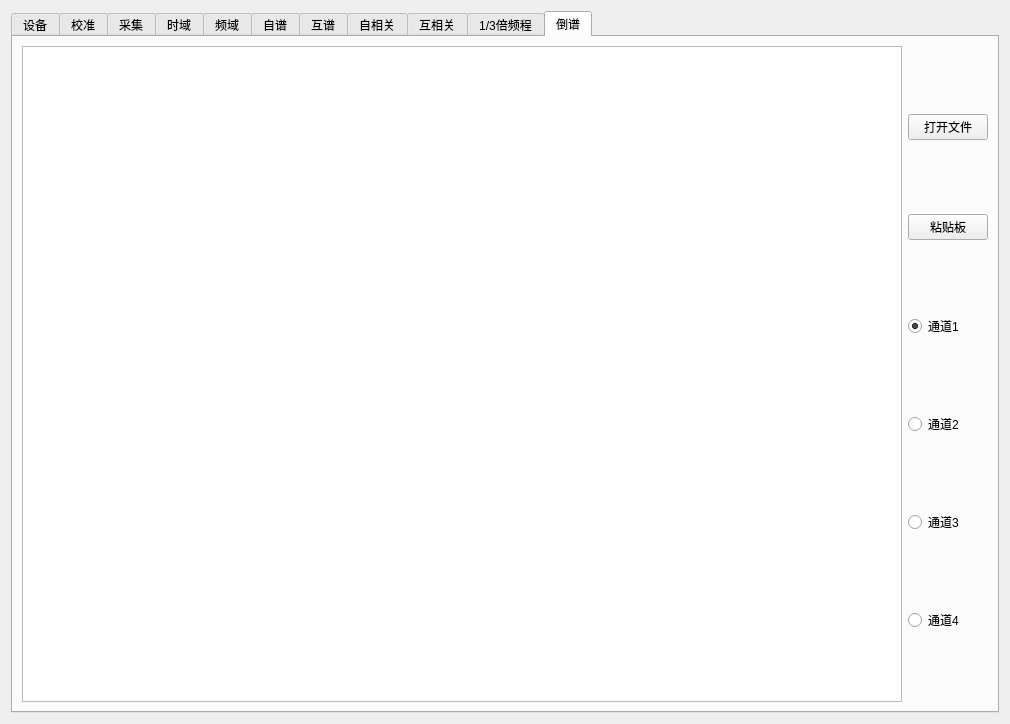
<?xml version="1.0" encoding="UTF-8"?>
<ui version="4.0">
 <class>SoundTest::WidgetSoundTest</class>
 <widget class="QWidget" name="SoundTest::WidgetSoundTest">
  <property name="geometry">
   <rect>
    <x>0</x>
    <y>0</y>
    <width>1010</width>
    <height>715</height>
   </rect>
  </property>
  <property name="windowTitle">
   <string>Toolbars</string>
  </property>
  <layout class="QVBoxLayout" name="verticalLayout_20">
   <item>
    <widget class="QTabWidget" name="tab_sound_test">
     <property name="currentIndex">
      <number>10</number>
     </property>
     <widget class="QWidget" name="tab_shebei">
      <attribute name="title">
       <string>设备</string>
      </attribute>
      <layout class="QHBoxLayout" name="horizontalLayout_3">
       <item>
        <layout class="QHBoxLayout" name="horizontalLayout_2">
         <item>
          <widget class="QTableView" name="tableViewShebei"/>
         </item>
         <item>
          <layout class="QVBoxLayout" name="verticalLayout">
           <item>
            <widget class="QPushButton" name="pushButtonShaomiao">
             <property name="text">
              <string>扫描设备</string>
             </property>
            </widget>
           </item>
           <item>
            <widget class="QPushButton" name="pushButtonSellect">
             <property name="text">
              <string>设为采集</string>
             </property>
            </widget>
           </item>
          </layout>
         </item>
        </layout>
       </item>
      </layout>
     </widget>
     <widget class="QWidget" name="tab_jiaozhun">
      <attribute name="title">
       <string>校准</string>
      </attribute>
      <layout class="QHBoxLayout" name="horizontalLayout_7">
       <item>
        <layout class="QHBoxLayout" name="horizontalLayout_6">
         <property name="leftMargin">
          <number>0</number>
         </property>
         <item>
          <layout class="QVBoxLayout" name="verticalLayout_5">
           <item>
            <widget class="QTableView" name="tableViewTongdao">
             <property name="maximumSize">
              <size>
               <width>16777215</width>
               <height>150</height>
              </size>
             </property>
            </widget>
           </item>
           <item>
            <widget class="QTextEdit" name="textEditCeliRes">
             <property name="maximumSize">
              <size>
               <width>16777215</width>
               <height>30</height>
              </size>
             </property>
            </widget>
           </item>
          </layout>
         </item>
         <item>
          <layout class="QVBoxLayout" name="verticalLayout_3">
           <property name="sizeConstraint">
            <enum>QLayout::SetMinimumSize</enum>
           </property>
           <property name="leftMargin">
            <number>20</number>
           </property>
           <property name="rightMargin">
            <number>0</number>
           </property>
           <item>
            <widget class="QRadioButton" name="radioButtonCelibration1">
             <property name="text">
              <string>通道1</string>
             </property>
             <property name="checked">
              <bool>true</bool>
             </property>
            </widget>
           </item>
           <item>
            <widget class="QRadioButton" name="radioButtonCelibration2">
             <property name="text">
              <string>通道2</string>
             </property>
            </widget>
           </item>
           <item>
            <widget class="QRadioButton" name="radioButtonCelibration3">
             <property name="text">
              <string>通道3</string>
             </property>
            </widget>
           </item>
           <item>
            <widget class="QRadioButton" name="radioButtonCelibration4">
             <property name="text">
              <string>通道4</string>
             </property>
            </widget>
           </item>
           <item>
            <widget class="QPushButton" name="pushButtonShowWave">
             <property name="text">
              <string>显示波形</string>
             </property>
            </widget>
           </item>
           <item>
            <widget class="QPushButton" name="pushButtonStartCelibration">
             <property name="text">
              <string>开始校准</string>
             </property>
            </widget>
           </item>
          </layout>
         </item>
        </layout>
       </item>
      </layout>
     </widget>
     <widget class="QWidget" name="tab_caiji">
      <attribute name="title">
       <string>采集</string>
      </attribute>
      <layout class="QHBoxLayout" name="horizontalLayout_5">
       <item>
        <layout class="QHBoxLayout" name="horizontalLayout_4">
         <item>
          <layout class="QGridLayout" name="gridLayout"/>
         </item>
         <item>
          <layout class="QVBoxLayout" name="verticalLayout_2">
           <item>
            <layout class="QVBoxLayout" name="verticalLayout_16">
             <item>
              <widget class="QLabel" name="label_3">
               <property name="maximumSize">
                <size>
                 <width>16777215</width>
                 <height>30</height>
                </size>
               </property>
               <property name="text">
                <string>采样频率(Hz)：</string>
               </property>
              </widget>
             </item>
             <item>
              <widget class="QComboBox" name="comboBoxFs">
               <property name="maximumSize">
                <size>
                 <width>16777215</width>
                 <height>25</height>
                </size>
               </property>
               <item>
                <property name="text">
                 <string>128k</string>
                </property>
               </item>
               <item>
                <property name="text">
                 <string>64k</string>
                </property>
               </item>
               <item>
                <property name="text">
                 <string>32k</string>
                </property>
               </item>
               <item>
                <property name="text">
                 <string>16k</string>
                </property>
               </item>
               <item>
                <property name="text">
                 <string>8k</string>
                </property>
               </item>
               <item>
                <property name="text">
                 <string>4k</string>
                </property>
               </item>
               <item>
                <property name="text">
                 <string>2k</string>
                </property>
               </item>
               <item>
                <property name="text">
                 <string>1k</string>
                </property>
               </item>
              </widget>
             </item>
            </layout>
           </item>
           <item>
            <layout class="QVBoxLayout" name="verticalLayout_14">
             <item>
              <widget class="QLabel" name="label">
               <property name="maximumSize">
                <size>
                 <width>16777215</width>
                 <height>30</height>
                </size>
               </property>
               <property name="text">
                <string>示波点数：</string>
               </property>
              </widget>
             </item>
             <item>
              <widget class="QComboBox" name="comboBoxShiboLength">
               <item>
                <property name="text">
                 <string>1024</string>
                </property>
               </item>
               <item>
                <property name="text">
                 <string>2048</string>
                </property>
               </item>
               <item>
                <property name="text">
                 <string>4096</string>
                </property>
               </item>
               <item>
                <property name="text">
                 <string>8192</string>
                </property>
               </item>
              </widget>
             </item>
             <item>
              <widget class="QPushButton" name="pushButtonShibo">
               <property name="text">
                <string>示波</string>
               </property>
              </widget>
             </item>
             <item>
              <widget class="QPushButton" name="pushButtonStopShibo">
               <property name="text">
                <string>停止示波</string>
               </property>
              </widget>
             </item>
            </layout>
           </item>
           <item>
            <layout class="QVBoxLayout" name="verticalLayout_15">
             <item>
              <widget class="QLabel" name="label_2">
               <property name="maximumSize">
                <size>
                 <width>16777215</width>
                 <height>30</height>
                </size>
               </property>
               <property name="text">
                <string>采样点数：</string>
               </property>
              </widget>
             </item>
             <item>
              <widget class="QComboBox" name="comboBoxCaiyangLength">
               <item>
                <property name="text">
                 <string>1024</string>
                </property>
               </item>
               <item>
                <property name="text">
                 <string>2048</string>
                </property>
               </item>
               <item>
                <property name="text">
                 <string>4096</string>
                </property>
               </item>
               <item>
                <property name="text">
                 <string>8192</string>
                </property>
               </item>
               <item>
                <property name="text">
                 <string>2min</string>
                </property>
               </item>
               <item>
                <property name="text">
                 <string>10min</string>
                </property>
               </item>
              </widget>
             </item>
             <item>
              <widget class="QPushButton" name="pushButtonCaiyang">
               <property name="text">
                <string>采样</string>
               </property>
              </widget>
             </item>
            </layout>
           </item>
           <item>
            <layout class="QVBoxLayout" name="verticalLayout_21">
             <property name="topMargin">
              <number>0</number>
             </property>
             <item>
              <widget class="QLabel" name="label_4">
               <property name="maximumSize">
                <size>
                 <width>16777215</width>
                 <height>30</height>
                </size>
               </property>
               <property name="text">
                <string>通道1:</string>
               </property>
              </widget>
             </item>
             <item>
              <widget class="QRadioButton" name="radioButtonAC1">
               <property name="text">
                <string>AC</string>
               </property>
              </widget>
             </item>
             <item>
              <widget class="QRadioButton" name="radioButtonDC1">
               <property name="text">
                <string>DC</string>
               </property>
              </widget>
             </item>
             <item>
              <widget class="QRadioButton" name="radioButtonIepe1">
               <property name="text">
                <string>IEPE AC</string>
               </property>
               <property name="checked">
                <bool>true</bool>
               </property>
              </widget>
             </item>
            </layout>
           </item>
           <item>
            <layout class="QVBoxLayout" name="verticalLayout_18">
             <property name="topMargin">
              <number>0</number>
             </property>
             <item>
              <widget class="QLabel" name="label_7">
               <property name="maximumSize">
                <size>
                 <width>16777215</width>
                 <height>30</height>
                </size>
               </property>
               <property name="text">
                <string>通道2:</string>
               </property>
              </widget>
             </item>
             <item>
              <widget class="QRadioButton" name="radioButtonAC2">
               <property name="text">
                <string>AC</string>
               </property>
              </widget>
             </item>
             <item>
              <widget class="QRadioButton" name="radioButtonDC2">
               <property name="text">
                <string>DC</string>
               </property>
              </widget>
             </item>
             <item>
              <widget class="QRadioButton" name="radioButtonIepe2">
               <property name="text">
                <string>IEPE AC</string>
               </property>
               <property name="checked">
                <bool>true</bool>
               </property>
              </widget>
             </item>
            </layout>
           </item>
           <item>
            <layout class="QVBoxLayout" name="verticalLayout_19">
             <item>
              <widget class="QLabel" name="label_6">
               <property name="maximumSize">
                <size>
                 <width>16777215</width>
                 <height>30</height>
                </size>
               </property>
               <property name="text">
                <string>通道3:</string>
               </property>
              </widget>
             </item>
             <item>
              <widget class="QRadioButton" name="radioButtonAC3">
               <property name="text">
                <string>AC</string>
               </property>
              </widget>
             </item>
             <item>
              <widget class="QRadioButton" name="radioButtonDC3">
               <property name="text">
                <string>DC</string>
               </property>
              </widget>
             </item>
             <item>
              <widget class="QRadioButton" name="radioButtonIepe3">
               <property name="text">
                <string>IEPE AC</string>
               </property>
               <property name="checked">
                <bool>true</bool>
               </property>
              </widget>
             </item>
            </layout>
           </item>
           <item>
            <layout class="QVBoxLayout" name="verticalLayout_17">
             <item>
              <widget class="QLabel" name="label_5">
               <property name="maximumSize">
                <size>
                 <width>16777215</width>
                 <height>30</height>
                </size>
               </property>
               <property name="text">
                <string>通道4:</string>
               </property>
              </widget>
             </item>
             <item>
              <widget class="QRadioButton" name="radioButtonAC4">
               <property name="text">
                <string>AC</string>
               </property>
              </widget>
             </item>
             <item>
              <widget class="QRadioButton" name="radioButtonDC4">
               <property name="text">
                <string>DC</string>
               </property>
              </widget>
             </item>
             <item>
              <widget class="QRadioButton" name="radioButtonIepe4">
               <property name="text">
                <string>IEPE AC</string>
               </property>
               <property name="checked">
                <bool>true</bool>
               </property>
              </widget>
             </item>
            </layout>
           </item>
          </layout>
         </item>
        </layout>
       </item>
      </layout>
     </widget>
     <widget class="QWidget" name="tab_shiyu">
      <attribute name="title">
       <string>时域</string>
      </attribute>
      <layout class="QHBoxLayout" name="horizontalLayout_9">
       <item>
        <layout class="QGridLayout" name="gridLayout_2">
         <property name="rightMargin">
          <number>0</number>
         </property>
         <item row="2" column="0">
          <widget class="QSlider" name="horizontalSliderTime">
           <property name="orientation">
            <enum>Qt::Horizontal</enum>
           </property>
          </widget>
         </item>
         <item row="0" column="0">
          <layout class="QHBoxLayout" name="horizontalLayout_17">
           <property name="topMargin">
            <number>0</number>
           </property>
           <property name="rightMargin">
            <number>0</number>
           </property>
           <item>
            <layout class="QHBoxLayout" name="horizontalLayout_18">
             <property name="rightMargin">
              <number>0</number>
             </property>
             <item>
              <layout class="QHBoxLayout" name="horizontalLayout_20">
               <item>
                <widget class="QLabel" name="label_8">
                 <property name="sizePolicy">
                  <sizepolicy hsizetype="Minimum" vsizetype="Preferred">
                   <horstretch>0</horstretch>
                   <verstretch>0</verstretch>
                  </sizepolicy>
                 </property>
                 <property name="maximumSize">
                  <size>
                   <width>60</width>
                   <height>16777215</height>
                  </size>
                 </property>
                 <property name="text">
                  <string>存入点数：</string>
                 </property>
                </widget>
               </item>
               <item>
                <widget class="QComboBox" name="comboBoxPoints">
                 <property name="sizePolicy">
                  <sizepolicy hsizetype="Maximum" vsizetype="Fixed">
                   <horstretch>0</horstretch>
                   <verstretch>0</verstretch>
                  </sizepolicy>
                 </property>
                 <item>
                  <property name="text">
                   <string>1024</string>
                  </property>
                 </item>
                 <item>
                  <property name="text">
                   <string>2048</string>
                  </property>
                 </item>
                 <item>
                  <property name="text">
                   <string>4096</string>
                  </property>
                 </item>
                 <item>
                  <property name="text">
                   <string>8192</string>
                  </property>
                 </item>
                </widget>
               </item>
              </layout>
             </item>
             <item>
              <layout class="QHBoxLayout" name="horizontalLayout_22">
               <item>
                <widget class="QLabel" name="label_10">
                 <property name="maximumSize">
                  <size>
                   <width>70</width>
                   <height>16777215</height>
                  </size>
                 </property>
                 <property name="text">
                  <string>开始时间(s):</string>
                 </property>
                </widget>
               </item>
               <item>
                <widget class="QLineEdit" name="lineEditStartTime">
                 <property name="maximumSize">
                  <size>
                   <width>100</width>
                   <height>16777215</height>
                  </size>
                 </property>
                </widget>
               </item>
              </layout>
             </item>
             <item>
              <widget class="QToolButton" name="toolButtonSaveToZhantieban">
               <property name="text">
                <string>存入粘贴板</string>
               </property>
              </widget>
             </item>
            </layout>
           </item>
           <item>
            <layout class="QHBoxLayout" name="horizontalLayout_19">
             <property name="leftMargin">
              <number>0</number>
             </property>
             <item>
              <widget class="QLabel" name="label_9">
               <property name="maximumSize">
                <size>
                 <width>70</width>
                 <height>16777215</height>
                </size>
               </property>
               <property name="text">
                <string>滑块宽度：</string>
               </property>
              </widget>
             </item>
             <item>
              <widget class="QComboBox" name="comboBoxPointsForSlider">
               <property name="sizePolicy">
                <sizepolicy hsizetype="Maximum" vsizetype="Fixed">
                 <horstretch>0</horstretch>
                 <verstretch>0</verstretch>
                </sizepolicy>
               </property>
               <item>
                <property name="text">
                 <string>1024</string>
                </property>
               </item>
               <item>
                <property name="text">
                 <string>2048</string>
                </property>
               </item>
               <item>
                <property name="text">
                 <string>4096</string>
                </property>
               </item>
               <item>
                <property name="text">
                 <string>8192</string>
                </property>
               </item>
              </widget>
             </item>
            </layout>
           </item>
          </layout>
         </item>
         <item row="3" column="0">
          <widget class="QTextEdit" name="textEditTimeAnalysis"/>
         </item>
        </layout>
       </item>
       <item>
        <layout class="QHBoxLayout" name="horizontalLayout_8">
         <item>
          <layout class="QVBoxLayout" name="verticalLayout_4">
           <property name="rightMargin">
            <number>0</number>
           </property>
           <item>
            <widget class="QPushButton" name="pushButtonOpenTimeFile">
             <property name="text">
              <string>打开文件</string>
             </property>
            </widget>
           </item>
           <item>
            <widget class="QPushButton" name="pushButtonZhantiebanTime">
             <property name="text">
              <string>粘贴板</string>
             </property>
            </widget>
           </item>
           <item>
            <widget class="QPushButton" name="pushButtonDaochu">
             <property name="text">
              <string>导出</string>
             </property>
            </widget>
           </item>
           <item>
            <widget class="QRadioButton" name="radioButtonTimeChannel1">
             <property name="text">
              <string>通道1</string>
             </property>
             <property name="checked">
              <bool>true</bool>
             </property>
            </widget>
           </item>
           <item>
            <widget class="QRadioButton" name="radioButtonTimeChannel2">
             <property name="text">
              <string>通道2</string>
             </property>
            </widget>
           </item>
           <item>
            <widget class="QRadioButton" name="radioButtonTimeChannel3">
             <property name="text">
              <string>通道3</string>
             </property>
            </widget>
           </item>
           <item>
            <widget class="QRadioButton" name="radioButtonTimeChannel4">
             <property name="text">
              <string>通道4</string>
             </property>
            </widget>
           </item>
          </layout>
         </item>
        </layout>
       </item>
      </layout>
     </widget>
     <widget class="QWidget" name="tab_pinyu">
      <attribute name="title">
       <string>频域</string>
      </attribute>
      <layout class="QHBoxLayout" name="horizontalLayout_11">
       <item>
        <layout class="QGridLayout" name="gridLayout_3">
         <item row="0" column="0">
          <widget class="QTextEdit" name="textEditFreqAnalysis"/>
         </item>
        </layout>
       </item>
       <item>
        <layout class="QVBoxLayout" name="verticalLayout_6">
         <property name="rightMargin">
          <number>0</number>
         </property>
         <item>
          <widget class="QPushButton" name="pushButtonOpenFreqFile">
           <property name="text">
            <string>打开文件</string>
           </property>
          </widget>
         </item>
         <item>
          <widget class="QPushButton" name="pushButtonZhantiebanFreq">
           <property name="text">
            <string>粘贴板</string>
           </property>
          </widget>
         </item>
         <item>
          <widget class="QRadioButton" name="radioButtonFreqChannel1">
           <property name="text">
            <string>通道1</string>
           </property>
           <property name="checked">
            <bool>true</bool>
           </property>
          </widget>
         </item>
         <item>
          <widget class="QRadioButton" name="radioButtonFreqChannel2">
           <property name="text">
            <string>通道2</string>
           </property>
          </widget>
         </item>
         <item>
          <widget class="QRadioButton" name="radioButtonFreqChannel3">
           <property name="text">
            <string>通道3</string>
           </property>
          </widget>
         </item>
         <item>
          <widget class="QRadioButton" name="radioButtonFreqChannel4">
           <property name="text">
            <string>通道4</string>
           </property>
          </widget>
         </item>
         <item>
          <widget class="QComboBox" name="comboBoxWindow">
           <item>
            <property name="text">
             <string>无</string>
            </property>
           </item>
           <item>
            <property name="text">
             <string>汉宁窗</string>
            </property>
           </item>
           <item>
            <property name="text">
             <string>矩形窗</string>
            </property>
           </item>
           <item>
            <property name="text">
             <string>海明窗</string>
            </property>
           </item>
          </widget>
         </item>
        </layout>
       </item>
      </layout>
     </widget>
     <widget class="QWidget" name="tab_zipu">
      <attribute name="title">
       <string>自谱</string>
      </attribute>
      <layout class="QHBoxLayout" name="horizontalLayout_10">
       <item>
        <layout class="QGridLayout" name="gridLayout_4">
         <item row="0" column="0">
          <widget class="QTextEdit" name="textEdit"/>
         </item>
        </layout>
       </item>
       <item>
        <layout class="QVBoxLayout" name="verticalLayout_7">
         <property name="rightMargin">
          <number>0</number>
         </property>
         <item>
          <widget class="QPushButton" name="pushButtonOpenPsdFile">
           <property name="text">
            <string>打开文件</string>
           </property>
          </widget>
         </item>
         <item>
          <widget class="QPushButton" name="pushButtonZhantiebanPsd">
           <property name="text">
            <string>粘贴板</string>
           </property>
          </widget>
         </item>
         <item>
          <widget class="QRadioButton" name="radioButtonPsdChannel1">
           <property name="text">
            <string>通道1</string>
           </property>
           <property name="checked">
            <bool>true</bool>
           </property>
          </widget>
         </item>
         <item>
          <widget class="QRadioButton" name="radioButtonPsdChannel2">
           <property name="text">
            <string>通道2</string>
           </property>
          </widget>
         </item>
         <item>
          <widget class="QRadioButton" name="radioButtonPsdChannel3">
           <property name="text">
            <string>通道3</string>
           </property>
          </widget>
         </item>
         <item>
          <widget class="QRadioButton" name="radioButtonPsdChannel4">
           <property name="text">
            <string>通道4</string>
           </property>
          </widget>
         </item>
        </layout>
       </item>
      </layout>
     </widget>
     <widget class="QWidget" name="tab_hupu">
      <attribute name="title">
       <string>互谱</string>
      </attribute>
      <layout class="QHBoxLayout" name="horizontalLayout_12">
       <item>
        <layout class="QGridLayout" name="gridLayout_5">
         <item row="0" column="0">
          <widget class="QTextEdit" name="textEdit_2"/>
         </item>
        </layout>
       </item>
       <item>
        <layout class="QVBoxLayout" name="verticalLayout_8">
         <property name="rightMargin">
          <number>0</number>
         </property>
         <item>
          <widget class="QPushButton" name="pushButtonOpenCpsdFile">
           <property name="text">
            <string>打开文件</string>
           </property>
          </widget>
         </item>
         <item>
          <widget class="QPushButton" name="pushButtonZhantiebanCpsd">
           <property name="text">
            <string>粘贴板</string>
           </property>
          </widget>
         </item>
         <item>
          <widget class="QPushButton" name="pushButtonCpsdAnalysis">
           <property name="text">
            <string>分析</string>
           </property>
          </widget>
         </item>
         <item>
          <widget class="QCheckBox" name="checkBoxCpsdChannel1">
           <property name="text">
            <string>通道1</string>
           </property>
          </widget>
         </item>
         <item>
          <widget class="QCheckBox" name="checkBoxCpsdChannel2">
           <property name="text">
            <string>通道2</string>
           </property>
          </widget>
         </item>
         <item>
          <widget class="QCheckBox" name="checkBoxCpsdChannel3">
           <property name="text">
            <string>通道3</string>
           </property>
          </widget>
         </item>
         <item>
          <widget class="QCheckBox" name="checkBoxCpsdChannel4">
           <property name="text">
            <string>通道4</string>
           </property>
          </widget>
         </item>
        </layout>
       </item>
      </layout>
     </widget>
     <widget class="QWidget" name="tab_xiangguanxing">
      <attribute name="title">
       <string>自相关</string>
      </attribute>
      <layout class="QHBoxLayout" name="horizontalLayout_13">
       <item>
        <layout class="QGridLayout" name="gridLayout_6">
         <item row="0" column="0">
          <widget class="QTextEdit" name="textEdit_3"/>
         </item>
        </layout>
       </item>
       <item>
        <layout class="QVBoxLayout" name="verticalLayout_9">
         <property name="rightMargin">
          <number>0</number>
         </property>
         <item>
          <widget class="QPushButton" name="pushButtonOpenCorrFile">
           <property name="text">
            <string>打开文件</string>
           </property>
          </widget>
         </item>
         <item>
          <widget class="QPushButton" name="pushButtonZhantiebanCorr">
           <property name="text">
            <string>粘贴板</string>
           </property>
          </widget>
         </item>
         <item>
          <widget class="QRadioButton" name="radioButtonCorrChannel1">
           <property name="text">
            <string>通道1</string>
           </property>
           <property name="checked">
            <bool>true</bool>
           </property>
          </widget>
         </item>
         <item>
          <widget class="QRadioButton" name="radioButtonCorrChannel2">
           <property name="text">
            <string>通道2</string>
           </property>
          </widget>
         </item>
         <item>
          <widget class="QRadioButton" name="radioButtonCorrChannel3">
           <property name="text">
            <string>通道3</string>
           </property>
          </widget>
         </item>
         <item>
          <widget class="QRadioButton" name="radioButtonCorrChannel4">
           <property name="text">
            <string>通道4</string>
           </property>
          </widget>
         </item>
        </layout>
       </item>
      </layout>
     </widget>
     <widget class="QWidget" name="tab_huxiangguan">
      <attribute name="title">
       <string>互相关</string>
      </attribute>
      <layout class="QHBoxLayout" name="horizontalLayout_16">
       <item>
        <layout class="QVBoxLayout" name="verticalLayout_12">
         <item>
          <widget class="QTextEdit" name="textEdit_5"/>
         </item>
        </layout>
       </item>
       <item>
        <layout class="QVBoxLayout" name="verticalLayout_13">
         <property name="rightMargin">
          <number>20</number>
         </property>
         <item>
          <widget class="QPushButton" name="pushButtonOpenXcorrFile">
           <property name="text">
            <string>打开文件</string>
           </property>
          </widget>
         </item>
         <item>
          <widget class="QPushButton" name="pushButtonZhantiebanXcorr">
           <property name="text">
            <string>粘贴板</string>
           </property>
          </widget>
         </item>
         <item>
          <widget class="QPushButton" name="pushButtonXcorrAnalysis">
           <property name="text">
            <string>分析</string>
           </property>
          </widget>
         </item>
         <item>
          <widget class="QCheckBox" name="checkBoxXcorrChannel1">
           <property name="text">
            <string>通道1</string>
           </property>
          </widget>
         </item>
         <item>
          <widget class="QCheckBox" name="checkBoxXcorrChannel2">
           <property name="text">
            <string>通道2</string>
           </property>
          </widget>
         </item>
         <item>
          <widget class="QCheckBox" name="checkBoxXcorrChannel3">
           <property name="text">
            <string>通道3</string>
           </property>
          </widget>
         </item>
         <item>
          <widget class="QCheckBox" name="checkBoxXcorrChannel4">
           <property name="text">
            <string>通道4</string>
           </property>
          </widget>
         </item>
        </layout>
       </item>
      </layout>
     </widget>
     <widget class="QWidget" name="tab_beipincheng">
      <attribute name="title">
       <string>1/3倍频程</string>
      </attribute>
      <layout class="QHBoxLayout" name="horizontalLayout_14">
       <item>
        <layout class="QGridLayout" name="gridLayout_7">
         <item row="0" column="0">
          <widget class="QTextEdit" name="textEditOneThirdAnalysis"/>
         </item>
        </layout>
       </item>
       <item>
        <layout class="QVBoxLayout" name="verticalLayout_10">
         <property name="rightMargin">
          <number>0</number>
         </property>
         <item>
          <widget class="QPushButton" name="pushButtonOpenOneThirdFile">
           <property name="text">
            <string>打开文件</string>
           </property>
          </widget>
         </item>
         <item>
          <widget class="QPushButton" name="pushButtonZhantiebanOnethird">
           <property name="text">
            <string>粘贴板</string>
           </property>
          </widget>
         </item>
         <item>
          <widget class="QRadioButton" name="radioButtonOneThirdChannel1">
           <property name="text">
            <string>通道1</string>
           </property>
           <property name="checked">
            <bool>true</bool>
           </property>
          </widget>
         </item>
         <item>
          <widget class="QRadioButton" name="radioButtonOneThirdChannel2">
           <property name="text">
            <string>通道2</string>
           </property>
          </widget>
         </item>
         <item>
          <widget class="QRadioButton" name="radioButtonOneThirdChannel3">
           <property name="text">
            <string>通道3</string>
           </property>
          </widget>
         </item>
         <item>
          <widget class="QRadioButton" name="radioButtonOneThirdChannel4">
           <property name="text">
            <string>通道4</string>
           </property>
          </widget>
         </item>
         <item>
          <widget class="QPushButton" name="pushButtonXLine">
           <property name="text">
            <string>X轴线性</string>
           </property>
          </widget>
         </item>
         <item>
          <widget class="QPushButton" name="pushButtonXLog">
           <property name="text">
            <string>X轴对数</string>
           </property>
          </widget>
         </item>
        </layout>
       </item>
      </layout>
     </widget>
     <widget class="QWidget" name="tab_daopu">
      <attribute name="title">
       <string>倒谱</string>
      </attribute>
      <layout class="QHBoxLayout" name="horizontalLayout_15">
       <item>
        <layout class="QGridLayout" name="gridLayout_8">
         <item row="0" column="0">
          <widget class="QTextEdit" name="textEdit_4"/>
         </item>
        </layout>
       </item>
       <item>
        <layout class="QVBoxLayout" name="verticalLayout_11">
         <property name="rightMargin">
          <number>0</number>
         </property>
         <item>
          <widget class="QPushButton" name="pushButtonOpenDaopuFile">
           <property name="text">
            <string>打开文件</string>
           </property>
          </widget>
         </item>
         <item>
          <widget class="QPushButton" name="pushButtonZhantiebanDaopu">
           <property name="text">
            <string>粘贴板</string>
           </property>
          </widget>
         </item>
         <item>
          <widget class="QRadioButton" name="radioButtonDaopuChannel1">
           <property name="text">
            <string>通道1</string>
           </property>
           <property name="checked">
            <bool>true</bool>
           </property>
          </widget>
         </item>
         <item>
          <widget class="QRadioButton" name="radioButtonDaopuChannel2">
           <property name="text">
            <string>通道2</string>
           </property>
          </widget>
         </item>
         <item>
          <widget class="QRadioButton" name="radioButtonDaopuChannel3">
           <property name="text">
            <string>通道3</string>
           </property>
          </widget>
         </item>
         <item>
          <widget class="QRadioButton" name="radioButtonDaopuChannel4">
           <property name="text">
            <string>通道4</string>
           </property>
          </widget>
         </item>
        </layout>
       </item>
      </layout>
     </widget>
    </widget>
   </item>
  </layout>
 </widget>
 <resources/>
 <connections/>
</ui>
